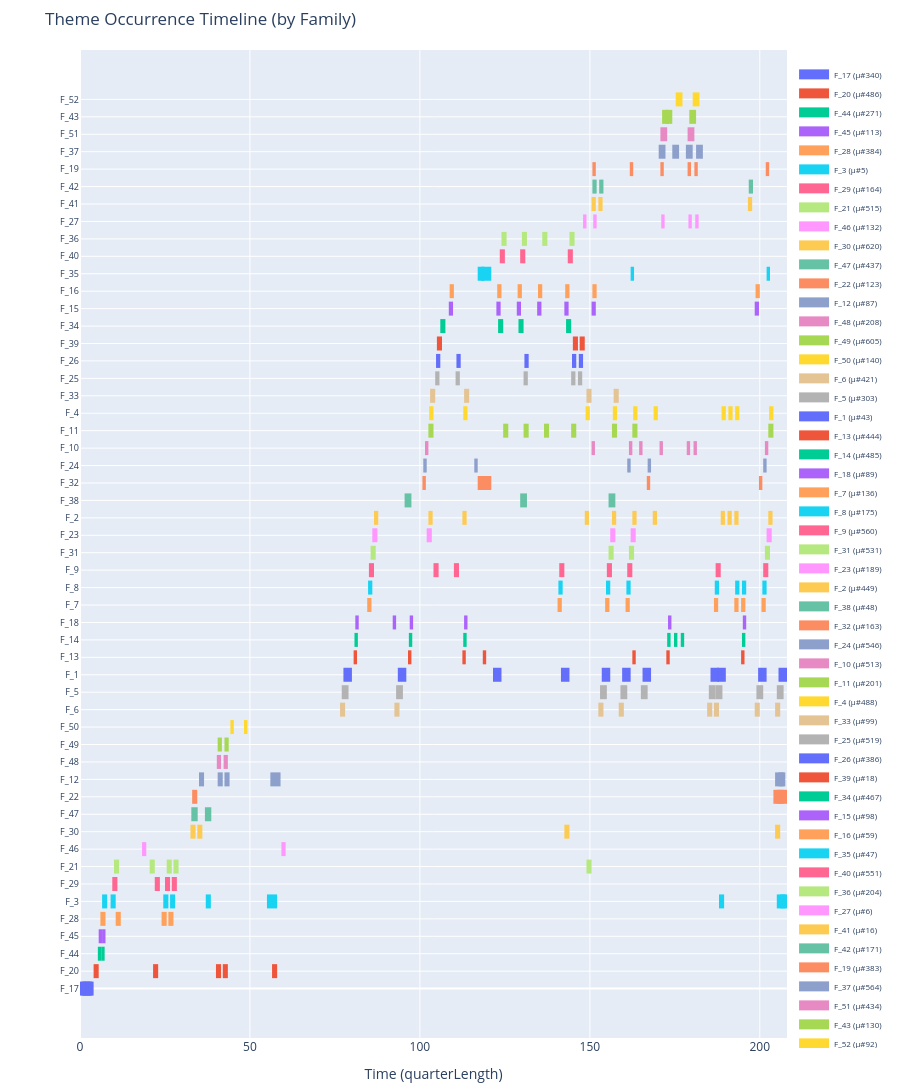

Here is the notebook cell this chart was saved with:
### Markdown cell above
### 图 5: 增强版主题出现时间线（按对称族分组）

### Code cell
fig = plot_theme_timeline_enhanced(occurrences, strict_types, symmetric_families)
fig.show()
